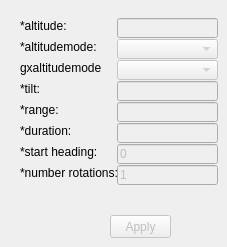
      <widget class="QWidget" name="tab_7">
       <attribute name="title">
        <string>Circle Around</string>
       </attribute>
       <attribute name="toolTip">
        <string>&lt;html&gt;&lt;head/&gt;&lt;body&gt;&lt;p&gt;The &amp;quot;Circle Around&amp;quot; visualization creates 1 (or more) full rotations around 1 point or a selection of points. If there is a selection of mulitple points, then Milk Machine will find the geometric centroid of those points and that location will be used for the &amp;lt;LookAt&amp;gt;. If only 1 point is selected Latitude and longitude will be automatically calculated (i.e. the x,y of the point).&lt;/p&gt;&lt;/body&gt;&lt;/html&gt;</string>
       </attribute>
       <widget class="QLineEdit" name="lineEdit__visualization_circle_range">
        <property name="enabled">
         <bool>false</bool>
        </property>
        <property name="geometry">
         <rect>
          <x>117</x>
          <y>102</y>
          <width>101</width>
          <height>20</height>
         </rect>
        </property>
        <property name="toolTip">
         <string>&lt;html&gt;&lt;head/&gt;&lt;body&gt;&lt;p&gt;Distance in meters from the point. Since the &amp;quot;Follow Behind&amp;quot; is following the sequence of points, the &amp;quot;range&amp;quot; is the distance between the camera and the point (or row in the table) that is corresponds to. This is the same as the &amp;quot;range&amp;quot; for a KML &amp;lt;LookAt&amp;gt;.&lt;/p&gt;&lt;p&gt;&lt;img src=&quot;:/plugins/milkmachine/camera.png&quot;/&gt;&lt;/p&gt;&lt;/body&gt;&lt;/html&gt;</string>
        </property>
       </widget>
       <widget class="QLineEdit" name="lineEdit__visualization_circle_tilt">
        <property name="enabled">
         <bool>false</bool>
        </property>
        <property name="geometry">
         <rect>
          <x>117</x>
          <y>81</y>
          <width>101</width>
          <height>20</height>
         </rect>
        </property>
        <property name="toolTip">
         <string>&lt;html&gt;&lt;head/&gt;&lt;body&gt;&lt;p&gt;Rotation, in degrees, of the camera around the &lt;span style=&quot; font-style:italic;&quot;&gt;X&lt;/span&gt; axis. A value of 0 indicates that the view is aimed straight down toward the earth (the most common case). A value for 90 for &amp;lt;tilt&amp;gt; indicates that the view is aimed toward the horizon. Values greater than 90 indicate that the view is pointed up into the sky. Values for &amp;lt;tilt&amp;gt; are clamped at +180 degrees. &lt;/p&gt;&lt;p&gt;&lt;img src=&quot;:/plugins/milkmachine/camera.png&quot;/&gt;&lt;/p&gt;&lt;/body&gt;&lt;/html&gt;</string>
        </property>
       </widget>
       <widget class="QLabel" name="label_53">
        <property name="geometry">
         <rect>
          <x>20</x>
          <y>18</y>
          <width>61</width>
          <height>16</height>
         </rect>
        </property>
        <property name="text">
         <string>*altitude:</string>
        </property>
       </widget>
       <widget class="QLabel" name="label_54">
        <property name="geometry">
         <rect>
          <x>20</x>
          <y>102</y>
          <width>41</width>
          <height>16</height>
         </rect>
        </property>
        <property name="text">
         <string>*range:</string>
        </property>
       </widget>
       <widget class="QComboBox" name="comboBox_circle_altitudemode">
        <property name="enabled">
         <bool>false</bool>
        </property>
        <property name="geometry">
         <rect>
          <x>117</x>
          <y>39</y>
          <width>101</width>
          <height>20</height>
         </rect>
        </property>
        <property name="toolTip">
         <string>&lt;html&gt;&lt;head/&gt;&lt;body&gt;&lt;p&gt;Specifies how the &amp;lt;altitude&amp;gt; specified for the Camera is interpreted. Possible values are as follows: &lt;/p&gt;&lt;ul style=&quot;margin-top: 0px; margin-bottom: 0px; margin-left: 0px; margin-right: 0px; -qt-list-indent: 1;&quot;&gt;&lt;li style=&quot; margin-top:12px; margin-bottom:0px; margin-left:0px; margin-right:0px; -qt-block-indent:0; text-indent:0px;&quot;&gt;&lt;span style=&quot; font-weight:600;&quot;&gt;relativeToGround&lt;/span&gt; - (default) Interprets the &amp;lt;altitude&amp;gt; as a value in meters above the ground. If the point is over water, the &amp;lt;altitude&amp;gt; will be interpreted as a value in meters above sea level. See &lt;a href=&quot;https://developers.google.com/kml/documentation/kmlreference#gxaltitudemode&quot;&gt;&lt;span style=&quot; text-decoration: underline; color:#0000ff;&quot;&gt;&amp;lt;gx:altitudeMode&amp;gt;&lt;/span&gt;&lt;/a&gt; below to specify points relative to the sea floor. &lt;/li&gt;&lt;li style=&quot; margin-top:0px; margin-bottom:0px; margin-left:0px; margin-right:0px; -qt-block-indent:0; text-indent:0px;&quot;&gt;&lt;span style=&quot; font-weight:600;&quot;&gt;clampToGround &lt;/span&gt;- For a camera, this setting also places the camera &lt;span style=&quot; font-weight:600;&quot;&gt;relativeToGround&lt;/span&gt;, since putting the camera exactly at terrain height would mean that the eye would intersect the terrain (and the view would be blocked). &lt;/li&gt;&lt;li style=&quot; margin-top:0px; margin-bottom:0px; margin-left:0px; margin-right:0px; -qt-block-indent:0; text-indent:0px;&quot;&gt;&lt;span style=&quot; font-weight:600;&quot;&gt;relativeToModel&lt;/span&gt; - If the &amp;quot;model&amp;quot; field has an &amp;quot;altitude&amp;quot; tag, the the camera altitude can be set as the vertical distance from the model.&lt;/li&gt;&lt;li style=&quot; margin-top:0px; margin-bottom:12px; margin-left:0px; margin-right:0px; -qt-block-indent:0; text-indent:0px;&quot;&gt;&lt;span style=&quot; font-weight:600;&quot;&gt;absolute &lt;/span&gt;- Interprets the &amp;lt;altitude&amp;gt; as a value in meters above sea level. &lt;/li&gt;&lt;/ul&gt;&lt;p&gt;&lt;img src=&quot;:/plugins/milkmachine/camera.png&quot;/&gt;&lt;/p&gt;&lt;/body&gt;&lt;/html&gt;</string>
        </property>
       </widget>
       <widget class="QLabel" name="label_55">
        <property name="geometry">
         <rect>
          <x>20</x>
          <y>60</y>
          <width>81</width>
          <height>16</height>
         </rect>
        </property>
        <property name="text">
         <string>gxaltitudemode:</string>
        </property>
       </widget>
       <widget class="QLabel" name="label_56">
        <property name="geometry">
         <rect>
          <x>20</x>
          <y>81</y>
          <width>41</width>
          <height>16</height>
         </rect>
        </property>
        <property name="text">
         <string>*tilt:</string>
        </property>
       </widget>
       <widget class="QComboBox" name="comboBox_circle_gxaltitudemode">
        <property name="enabled">
         <bool>false</bool>
        </property>
        <property name="geometry">
         <rect>
          <x>117</x>
          <y>60</y>
          <width>101</width>
          <height>20</height>
         </rect>
        </property>
        <property name="toolTip">
         <string>&lt;html&gt;&lt;head/&gt;&lt;body&gt;&lt;p&gt;A KML extension in the &lt;a href=&quot;https://developers.google.com/kml/documentation/kmlreference#kmlextensions&quot;&gt;&lt;span style=&quot; text-decoration: underline; color:#0000ff;&quot;&gt;Google extension namespace&lt;/span&gt;&lt;/a&gt;, allowing altitudes relative to the sea floor. Values are: &lt;/p&gt;&lt;ul style=&quot;margin-top: 0px; margin-bottom: 0px; margin-left: 0px; margin-right: 0px; -qt-list-indent: 1;&quot;&gt;&lt;li style=&quot; margin-top:12px; margin-bottom:0px; margin-left:0px; margin-right:0px; -qt-block-indent:0; text-indent:0px;&quot;&gt;&lt;span style=&quot; font-weight:600;&quot;&gt;relativeToSeaFloor&lt;/span&gt; - Interprets the &amp;lt;altitude&amp;gt; as a value in meters above the sea floor. If the point is above land rather than sea, the &amp;lt;altitude&amp;gt; will be interpreted as being above the ground. &lt;/li&gt;&lt;li style=&quot; margin-top:0px; margin-bottom:12px; margin-left:0px; margin-right:0px; -qt-block-indent:0; text-indent:0px;&quot;&gt;&lt;span style=&quot; font-weight:600;&quot;&gt;clampToSeaFloor&lt;/span&gt; - The &amp;lt;altitude&amp;gt; specification is ignored, and the Camera will be positioned on the sea floor. If the point is on land rather than at sea, the Camera will be positioned on the ground. &lt;/li&gt;&lt;/ul&gt;&lt;p&gt;&lt;br/&gt;&lt;/p&gt;&lt;/body&gt;&lt;/html&gt;</string>
        </property>
       </widget>
       <widget class="QLineEdit" name="lineEdit_visualization_circle_altitude">
        <property name="enabled">
         <bool>false</bool>
        </property>
        <property name="geometry">
         <rect>
          <x>117</x>
          <y>18</y>
          <width>101</width>
          <height>20</height>
         </rect>
        </property>
        <property name="toolTip">
         <string>&lt;html&gt;&lt;head/&gt;&lt;body&gt;&lt;p&gt;Vertical distance of the camera from the earth's surface, in meters. Interpreted according to the Camera's &amp;lt;altitudeMode&amp;gt; or &amp;lt;gx:altitudeMode&amp;gt;. If &amp;lt;altitudemode&amp;gt; is relativeToModel, then this is the vertical distance from the model.&lt;/p&gt;&lt;p&gt;&lt;img src=&quot;:/plugins/milkmachine/camera.png&quot;/&gt;&lt;/p&gt;&lt;/body&gt;&lt;/html&gt;</string>
        </property>
       </widget>
       <widget class="QLabel" name="label_58">
        <property name="geometry">
         <rect>
          <x>20</x>
          <y>39</y>
          <width>81</width>
          <height>16</height>
         </rect>
        </property>
        <property name="text">
         <string>*altitudemode:</string>
        </property>
       </widget>
       <widget class="QPushButton" name="pushButton_circle_apply">
        <property name="enabled">
         <bool>false</bool>
        </property>
        <property name="geometry">
         <rect>
          <x>110</x>
          <y>215</y>
          <width>61</width>
          <height>23</height>
         </rect>
        </property>
        <property name="toolTip">
         <string>&lt;html&gt;&lt;head/&gt;&lt;body&gt;&lt;p&gt;Apply the &amp;quot;circle around&amp;quot; view changes to the active layer. &amp;quot;Tour Name&amp;quot; and &amp;quot;FlyTo mode apply to this tool. To roll back these edits, select &amp;quot;Cancel for selected layer&amp;quot; in the editor options.&lt;/p&gt;&lt;/body&gt;&lt;/html&gt;</string>
        </property>
        <property name="text">
         <string>Apply</string>
        </property>
        <property name="icon">
         <iconset resource="resources.qrc">
          <normaloff>:/plugins/milkmachine/triangle.png</normaloff>:/plugins/milkmachine/triangle.png</iconset>
        </property>
       </widget>
       <widget class="QLabel" name="label_59">
        <property name="geometry">
         <rect>
          <x>20</x>
          <y>144</y>
          <width>81</width>
          <height>16</height>
         </rect>
        </property>
        <property name="text">
         <string>*start heading:</string>
        </property>
       </widget>
       <widget class="QLineEdit" name="lineEdit__visualization_circle_start_heading">
        <property name="enabled">
         <bool>false</bool>
        </property>
        <property name="geometry">
         <rect>
          <x>117</x>
          <y>144</y>
          <width>101</width>
          <height>20</height>
         </rect>
        </property>
        <property name="toolTip">
         <string>&lt;html&gt;&lt;head/&gt;&lt;body&gt;&lt;p&gt;The start heading (degrees 0-360) of the circle around visualization. This will also be the heading where the circle around ends.&lt;/p&gt;&lt;/body&gt;&lt;/html&gt;</string>
        </property>
        <property name="text">
         <string>0</string>
        </property>
       </widget>
       <widget class="QLabel" name="label_60">
        <property name="geometry">
         <rect>
          <x>20</x>
          <y>123</y>
          <width>71</width>
          <height>16</height>
         </rect>
        </property>
        <property name="text">
         <string>*duration:</string>
        </property>
       </widget>
       <widget class="QLineEdit" name="lineEdit__visualization_circle_duration">
        <property name="enabled">
         <bool>false</bool>
        </property>
        <property name="geometry">
         <rect>
          <x>117</x>
          <y>123</y>
          <width>101</width>
          <height>20</height>
         </rect>
        </property>
        <property name="toolTip">
         <string>&lt;html&gt;&lt;head/&gt;&lt;body&gt;&lt;p&gt;Duration (seconds) of the circle around visualization.&lt;/p&gt;&lt;/body&gt;&lt;/html&gt;</string>
        </property>
       </widget>
       <widget class="QLineEdit" name="lineEdit__visualization_circle_rotations">
        <property name="enabled">
         <bool>false</bool>
        </property>
        <property name="geometry">
         <rect>
          <x>117</x>
          <y>165</y>
          <width>101</width>
          <height>20</height>
         </rect>
        </property>
        <property name="toolTip">
         <string>&lt;html&gt;&lt;head/&gt;&lt;body&gt;&lt;p&gt;Number (integer &amp;gt; 0) of &amp;quot;Circle Around&amp;quot; rotations. For example, 1 would yield 1 full rotation around the &amp;lt;LookAt&amp;gt; point. A value of 3 would yeild 3 rotations around the &amp;lt;LookAt&amp;gt; point.&lt;/p&gt;&lt;/body&gt;&lt;/html&gt;</string>
        </property>
        <property name="text">
         <string>1</string>
        </property>
       </widget>
       <widget class="QLabel" name="label_61">
        <property name="geometry">
         <rect>
          <x>20</x>
          <y>165</y>
          <width>101</width>
          <height>16</height>
         </rect>
        </property>
        <property name="text">
         <string>*number rotations:</string>
        </property>
       </widget>
      </widget>
